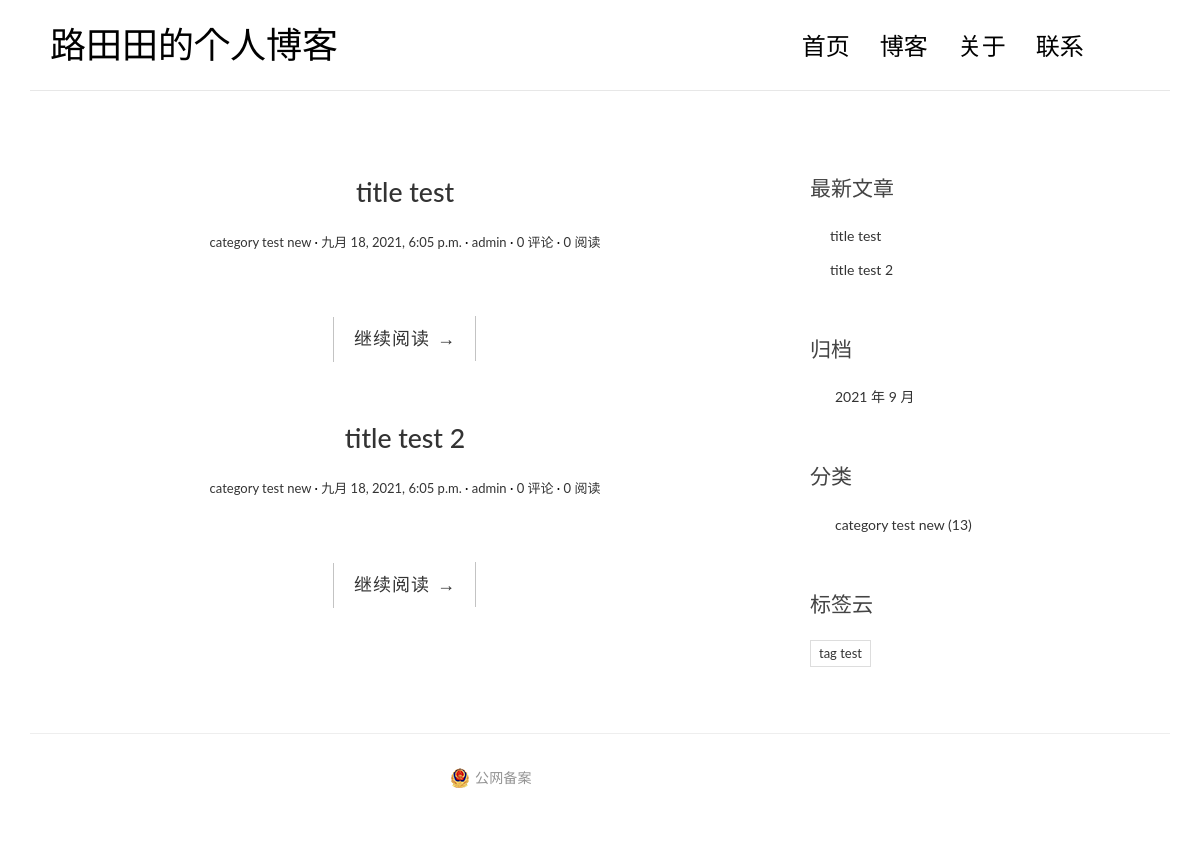
/, run on an earlier commit of the app's database.
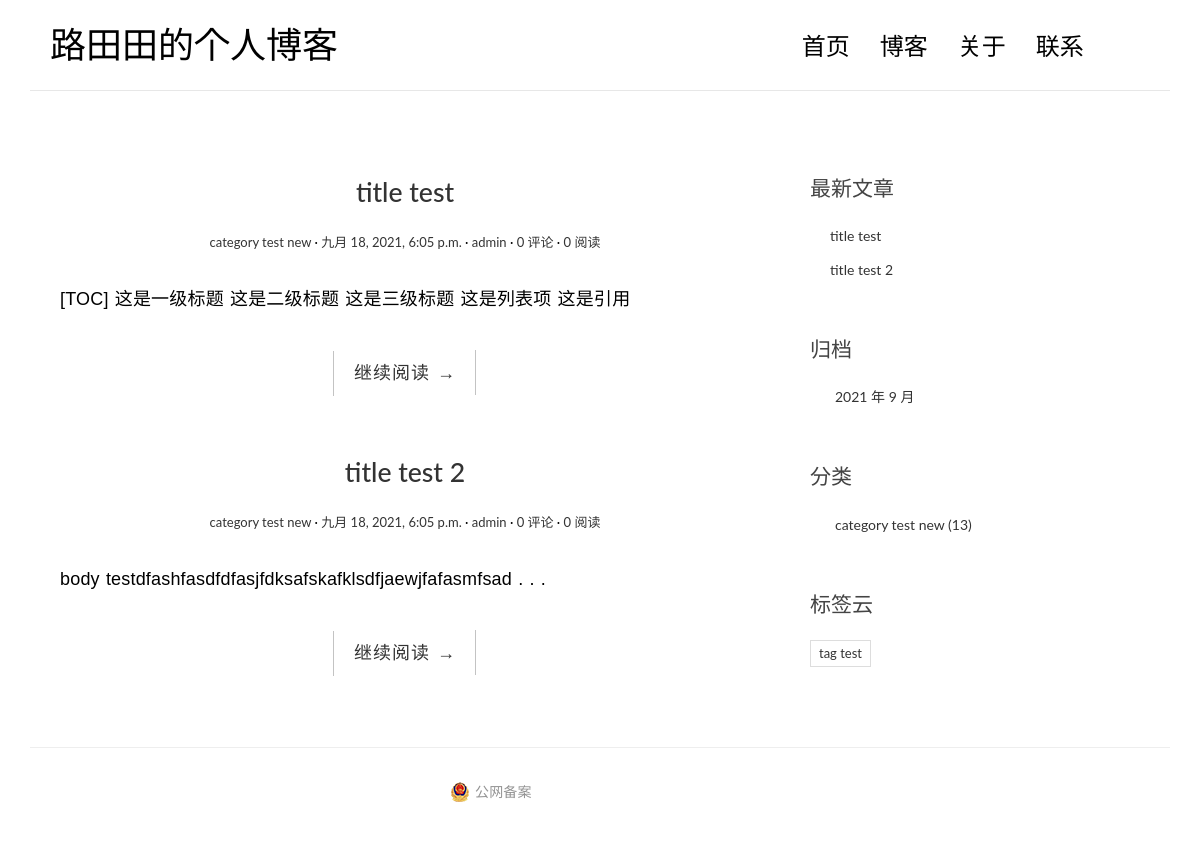
And on a later commit of the database.
### blog/models.py (models this page shows, shortened)
class Post(models.Model):
    title = models.CharField('标题', max_length=70)
    body = models.TextField('正文')
    created_time = models.DateTimeField('创建时间')
    modified_time = models.DateTimeField('修改时间')
    excerpt = models.CharField('摘要', max_length=200, blank=True)
    category = models.ForeignKey(Category, verbose_name='分类',
                                 on_delete=models.CASCADE)
    tags = models.ManyToManyField(Tag, verbose_name='标签', blank=True)
    author = models.ForeignKey(User, verbose_name='作者',
                               on_delete=models.CASCADE)
    class Meta:
        verbose_name = '文章'
        verbose_name_plural = verbose_name
    def get_absolute_url(self):
        return reverse('blog:detail', kwargs={'pk': self.pk})

class Category(models.Model):
    name = models.CharField(max_length=100)
    class Meta:
        verbose_name = '分类'
        verbose_name_plural = verbose_name

### blog/views.py (the view)
# urls.py: path('', views.index, name='index'),
def index(request):
    post_list = Post.objects.all().order_by('-created_time')
    return render(request, 'blog/index.html', context={'post_list': post_list})

### blog/templatetags/blog_extras.py (called while the page is built)
@register.inclusion_tag('blog/inclusions/_recent_posts.html',
                        takes_context=True)
def show_recent_posts(context, num=5):
    return {
        'recent_post_list': Post.objects.all().order_by('-created_time')[:num],
    }

@register.inclusion_tag('blog/inclusions/_archives.html', takes_context=True)
def show_archives(context):
    return {
        'date_list':Post.objects.dates('created_time', 'month', order='DESC'),
    }

@register.inclusion_tag(('blog/inclusions/_categories.html'),
                        takes_context=True)
def show_categories(context):
    return {
        'category_list':Category.objects.all(),
    }

@register.inclusion_tag('blog/inclusions/_tags.html', takes_context=True)
def show_tags(context):
    return {
        'tag_list': Tag.objects.all(),
    }

### blog/templates/blog/index.html
{% extends 'base.html' %}
{% block main %}
    {% for post in post_list %}
        <article class="post post-{{ post.pk }}">
            <header class="entry-header">
                <h1 class="entry-title">
                    <a href="{{ post.get_absolute_url }}">{{ post.title }}</a>
                </h1>
                <div class="entry-meta">
                    <span class="post-category"><a href="#">{{ post.category.name }}</a></span>
                    <span class="post-date"><a href="#"><time class="entry-date"
                                                              datetime="{{ post.created_time }}">{{ post.created_time }}</time></a></span>
                    <span class="post-author"><a href="#">{{ post.author }}</a></span>
                    <span class="comments-link"><a href="#">0 评论</a></span>
                    <span class="views-count"><a href="#">0 阅读</a></span>
                </div>
            </header>
            <div class="entry-content clearfix">
                <p>{{ post.excerpt }}</p>
                <div class="read-more cl-effect-14">
                    <a href="{{ post.get_absolute_url }}" class="more-link">继续阅读 <span class="meta-nav">→</span></a>
                </div>
            </div>
        </article>
    {% empty %}
        <div class="no-post">暂时还没有发布文章！</div>
    {% endfor %}
{% endblock main %}

### blog/templates/blog/inclusions/_recent_posts.html
<div class="widget widget-recent-posts">
    <h3 class="widget-title">最新文章</h3>
    <ul>
        {% for post in recent_post_list %}
        <li>
            <a href="{{ post.get_absolute_url }}">{{ post.title }}</a>
        </li>
        {% empty %}
        暂无文章！
        {% endfor %}
    </ul>
</div>

What changed in the data, as far as the page shows it:
changed Post "title test": excerpt (not shown) → "[TOC] 这是一级标题 这是二级标题 这是三级标题 这是列表项 这是引用"
changed Post "title test 2": excerpt (not shown) → "body testdfashfasdfdfasjfdksafskafklsdfjaewjfafasmfsad . . ."
